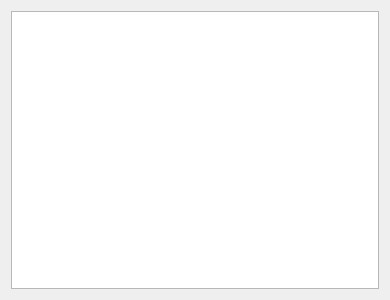
<?xml version="1.0" encoding="UTF-8"?>
<ui version="4.0">
 <class>TeachersWidget</class>
 <widget class="QWidget" name="TeachersWidget">
  <property name="geometry">
   <rect>
    <x>0</x>
    <y>0</y>
    <width>390</width>
    <height>300</height>
   </rect>
  </property>
  <property name="windowTitle">
   <string>TeachersWidget</string>
  </property>
  <layout class="QVBoxLayout" name="verticalLayout">
   <item>
    <widget class="QTableView" name="studentsTableView">
     <property name="font">
      <font>
       <pointsize>16</pointsize>
      </font>
     </property>
    </widget>
   </item>
  </layout>
 </widget>
 <layoutdefault spacing="6" margin="11"/>
 <resources/>
 <connections/>
</ui>
